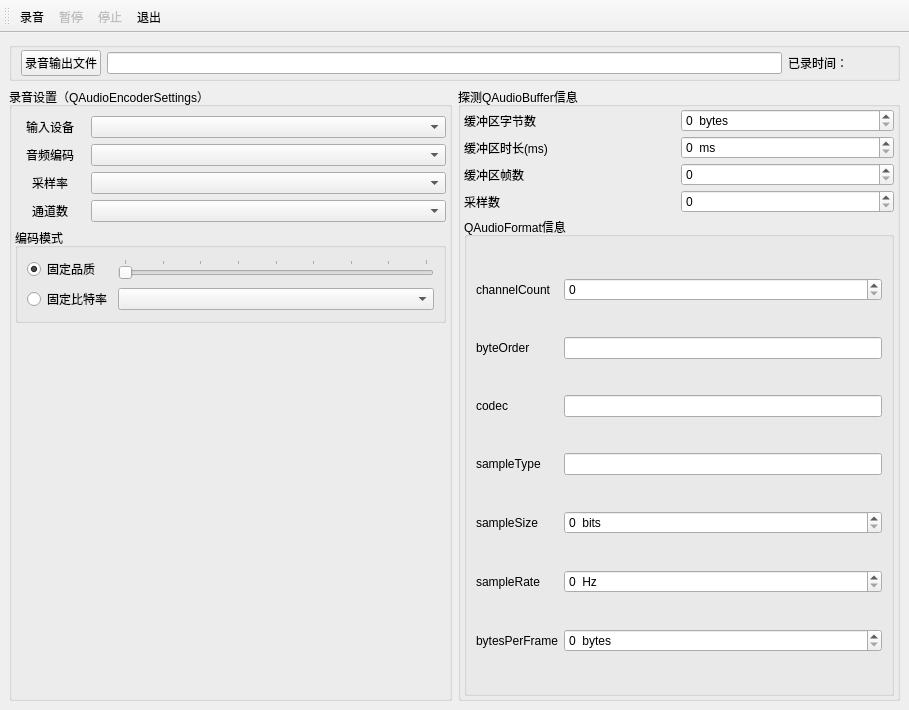
<?xml version="1.0" encoding="UTF-8"?>
<ui version="4.0">
 <class>MainWindow</class>
 <widget class="QMainWindow" name="MainWindow">
  <property name="geometry">
   <rect>
    <x>0</x>
    <y>0</y>
    <width>909</width>
    <height>710</height>
   </rect>
  </property>
  <property name="windowTitle">
   <string>MainWindow</string>
  </property>
  <widget class="QWidget" name="centralwidget">
   <layout class="QGridLayout" name="gridLayout_5">
    <item row="0" column="0" colspan="2">
     <widget class="QGroupBox" name="groupBox_3">
      <property name="title">
       <string/>
      </property>
      <layout class="QHBoxLayout" name="horizontalLayout">
       <property name="topMargin">
        <number>2</number>
       </property>
       <property name="bottomMargin">
        <number>2</number>
       </property>
       <item>
        <widget class="QPushButton" name="btnGetFile">
         <property name="text">
          <string>录音输出文件</string>
         </property>
         <property name="icon">
          <iconset resource="res.qrc">
           <normaloff>:/images/images/104.bmp</normaloff>:/images/images/104.bmp</iconset>
         </property>
        </widget>
       </item>
       <item>
        <widget class="QLineEdit" name="editOutputFile"/>
       </item>
       <item>
        <widget class="QLabel" name="LabPassTime">
         <property name="minimumSize">
          <size>
           <width>100</width>
           <height>0</height>
          </size>
         </property>
         <property name="text">
          <string>已录时间：</string>
         </property>
        </widget>
       </item>
      </layout>
     </widget>
    </item>
    <item row="1" column="0">
     <widget class="QGroupBox" name="groupBox">
      <property name="title">
       <string>录音设置（QAudioEncoderSettings）</string>
      </property>
      <layout class="QVBoxLayout" name="verticalLayout">
       <property name="leftMargin">
        <number>3</number>
       </property>
       <property name="rightMargin">
        <number>3</number>
       </property>
       <item>
        <layout class="QGridLayout" name="gridLayout">
         <item row="0" column="0">
          <widget class="QLabel" name="label">
           <property name="maximumSize">
            <size>
             <width>70</width>
             <height>16777215</height>
            </size>
           </property>
           <property name="text">
            <string>输入设备</string>
           </property>
           <property name="alignment">
            <set>Qt::AlignCenter</set>
           </property>
          </widget>
         </item>
         <item row="0" column="1">
          <widget class="QComboBox" name="comboDevices"/>
         </item>
         <item row="1" column="0">
          <widget class="QLabel" name="label_2">
           <property name="maximumSize">
            <size>
             <width>70</width>
             <height>16777215</height>
            </size>
           </property>
           <property name="text">
            <string>音频编码</string>
           </property>
           <property name="alignment">
            <set>Qt::AlignCenter</set>
           </property>
          </widget>
         </item>
         <item row="1" column="1">
          <widget class="QComboBox" name="comboCodec"/>
         </item>
         <item row="2" column="0">
          <widget class="QLabel" name="label_3">
           <property name="maximumSize">
            <size>
             <width>70</width>
             <height>16777215</height>
            </size>
           </property>
           <property name="text">
            <string>采样率</string>
           </property>
           <property name="alignment">
            <set>Qt::AlignCenter</set>
           </property>
          </widget>
         </item>
         <item row="2" column="1">
          <widget class="QComboBox" name="comboSampleRate"/>
         </item>
         <item row="3" column="0">
          <widget class="QLabel" name="label_4">
           <property name="maximumSize">
            <size>
             <width>70</width>
             <height>16777215</height>
            </size>
           </property>
           <property name="text">
            <string>通道数</string>
           </property>
           <property name="alignment">
            <set>Qt::AlignCenter</set>
           </property>
          </widget>
         </item>
         <item row="3" column="1">
          <widget class="QComboBox" name="comboChannels"/>
         </item>
        </layout>
       </item>
       <item>
        <widget class="QGroupBox" name="groupBox_2">
         <property name="title">
          <string>编码模式</string>
         </property>
         <layout class="QGridLayout" name="gridLayout_2">
          <item row="1" column="1">
           <widget class="QComboBox" name="comboBitrate"/>
          </item>
          <item row="0" column="0">
           <widget class="QRadioButton" name="radioQuality">
            <property name="text">
             <string>固定品质</string>
            </property>
            <property name="checked">
             <bool>true</bool>
            </property>
           </widget>
          </item>
          <item row="0" column="1">
           <widget class="QSlider" name="sliderQuality">
            <property name="maximum">
             <number>8</number>
            </property>
            <property name="orientation">
             <enum>Qt::Horizontal</enum>
            </property>
            <property name="tickPosition">
             <enum>QSlider::TicksAbove</enum>
            </property>
            <property name="tickInterval">
             <number>1</number>
            </property>
           </widget>
          </item>
          <item row="1" column="0">
           <widget class="QRadioButton" name="radioBitrate">
            <property name="text">
             <string>固定比特率</string>
            </property>
            <property name="checked">
             <bool>false</bool>
            </property>
           </widget>
          </item>
         </layout>
        </widget>
       </item>
       <item>
        <spacer name="verticalSpacer">
         <property name="orientation">
          <enum>Qt::Vertical</enum>
         </property>
         <property name="sizeHint" stdset="0">
          <size>
           <width>20</width>
           <height>40</height>
          </size>
         </property>
        </spacer>
       </item>
      </layout>
     </widget>
    </item>
    <item row="1" column="1">
     <widget class="QGroupBox" name="groupBox_4">
      <property name="title">
       <string>探测QAudioBuffer信息</string>
      </property>
      <layout class="QVBoxLayout" name="verticalLayout_2">
       <property name="spacing">
        <number>4</number>
       </property>
       <property name="leftMargin">
        <number>3</number>
       </property>
       <property name="topMargin">
        <number>2</number>
       </property>
       <property name="rightMargin">
        <number>3</number>
       </property>
       <property name="bottomMargin">
        <number>2</number>
       </property>
       <item>
        <layout class="QGridLayout" name="gridLayout_3">
         <item row="0" column="0">
          <widget class="QLabel" name="label_6">
           <property name="text">
            <string>缓冲区字节数</string>
           </property>
          </widget>
         </item>
         <item row="0" column="1">
          <widget class="QSpinBox" name="spin_byteCount">
           <property name="suffix">
            <string>  bytes</string>
           </property>
           <property name="maximum">
            <number>999999999</number>
           </property>
          </widget>
         </item>
         <item row="1" column="0">
          <widget class="QLabel" name="label_7">
           <property name="text">
            <string>缓冲区时长(ms)</string>
           </property>
          </widget>
         </item>
         <item row="1" column="1">
          <widget class="QSpinBox" name="spin_duration">
           <property name="suffix">
            <string>  ms</string>
           </property>
           <property name="maximum">
            <number>999999999</number>
           </property>
          </widget>
         </item>
         <item row="2" column="0">
          <widget class="QLabel" name="label_8">
           <property name="text">
            <string>缓冲区帧数</string>
           </property>
          </widget>
         </item>
         <item row="2" column="1">
          <widget class="QSpinBox" name="spin_frameCount">
           <property name="maximum">
            <number>999999999</number>
           </property>
          </widget>
         </item>
         <item row="3" column="0">
          <widget class="QLabel" name="label_9">
           <property name="text">
            <string>采样数</string>
           </property>
          </widget>
         </item>
         <item row="3" column="1">
          <widget class="QSpinBox" name="spin_sampleCount">
           <property name="maximum">
            <number>999999999</number>
           </property>
          </widget>
         </item>
        </layout>
       </item>
       <item>
        <widget class="QGroupBox" name="groupBox_5">
         <property name="title">
          <string>QAudioFormat信息</string>
         </property>
         <layout class="QGridLayout" name="gridLayout_4">
          <property name="verticalSpacing">
           <number>4</number>
          </property>
          <item row="0" column="0">
           <widget class="QLabel" name="label_10">
            <property name="text">
             <string>channelCount</string>
            </property>
           </widget>
          </item>
          <item row="0" column="1">
           <widget class="QSpinBox" name="spin_channelCount"/>
          </item>
          <item row="1" column="0">
           <widget class="QLabel" name="label_11">
            <property name="text">
             <string>byteOrder</string>
            </property>
           </widget>
          </item>
          <item row="1" column="1">
           <widget class="QLineEdit" name="edit_byteOrder"/>
          </item>
          <item row="2" column="0">
           <widget class="QLabel" name="label_12">
            <property name="text">
             <string>codec</string>
            </property>
           </widget>
          </item>
          <item row="2" column="1">
           <widget class="QLineEdit" name="edit_codec"/>
          </item>
          <item row="3" column="0">
           <widget class="QLabel" name="label_13">
            <property name="text">
             <string>sampleType</string>
            </property>
           </widget>
          </item>
          <item row="3" column="1">
           <widget class="QLineEdit" name="edit_sampleType"/>
          </item>
          <item row="4" column="0">
           <widget class="QLabel" name="label_14">
            <property name="text">
             <string>sampleSize</string>
            </property>
           </widget>
          </item>
          <item row="4" column="1">
           <widget class="QSpinBox" name="spin_sampleSize">
            <property name="suffix">
             <string>  bits</string>
            </property>
            <property name="maximum">
             <number>999</number>
            </property>
           </widget>
          </item>
          <item row="5" column="0">
           <widget class="QLabel" name="label_15">
            <property name="text">
             <string>sampleRate</string>
            </property>
           </widget>
          </item>
          <item row="5" column="1">
           <widget class="QSpinBox" name="spin_sampleRate">
            <property name="suffix">
             <string>  Hz</string>
            </property>
            <property name="maximum">
             <number>9999999</number>
            </property>
           </widget>
          </item>
          <item row="6" column="0">
           <widget class="QLabel" name="label_16">
            <property name="text">
             <string>bytesPerFrame</string>
            </property>
           </widget>
          </item>
          <item row="6" column="1">
           <widget class="QSpinBox" name="spin_bytesPerFrame">
            <property name="suffix">
             <string>  bytes</string>
            </property>
            <property name="maximum">
             <number>999999</number>
            </property>
           </widget>
          </item>
         </layout>
        </widget>
       </item>
      </layout>
     </widget>
    </item>
   </layout>
  </widget>
  <widget class="QToolBar" name="toolBar">
   <property name="windowTitle">
    <string>toolBar</string>
   </property>
   <property name="toolButtonStyle">
    <enum>Qt::ToolButtonTextUnderIcon</enum>
   </property>
   <attribute name="toolBarArea">
    <enum>TopToolBarArea</enum>
   </attribute>
   <attribute name="toolBarBreak">
    <bool>false</bool>
   </attribute>
   <addaction name="actRecord"/>
   <addaction name="actPause"/>
   <addaction name="actStop"/>
   <addaction name="actQuit"/>
  </widget>
  <action name="actRecord">
   <property name="icon">
    <iconset resource="res.qrc">
     <normaloff>:/images/images/626.bmp</normaloff>:/images/images/626.bmp</iconset>
   </property>
   <property name="text">
    <string>录音</string>
   </property>
   <property name="toolTip">
    <string>录音</string>
   </property>
  </action>
  <action name="actPause">
   <property name="enabled">
    <bool>false</bool>
   </property>
   <property name="icon">
    <iconset resource="res.qrc">
     <normaloff>:/images/images/622.bmp</normaloff>:/images/images/622.bmp</iconset>
   </property>
   <property name="text">
    <string>暂停</string>
   </property>
   <property name="toolTip">
    <string>暂停</string>
   </property>
  </action>
  <action name="actStop">
   <property name="enabled">
    <bool>false</bool>
   </property>
   <property name="icon">
    <iconset resource="res.qrc">
     <normaloff>:/images/images/624.bmp</normaloff>:/images/images/624.bmp</iconset>
   </property>
   <property name="text">
    <string>停止</string>
   </property>
   <property name="toolTip">
    <string>停止</string>
   </property>
  </action>
  <action name="actQuit">
   <property name="icon">
    <iconset resource="res.qrc">
     <normaloff>:/images/images/132.bmp</normaloff>:/images/images/132.bmp</iconset>
   </property>
   <property name="text">
    <string>退出</string>
   </property>
   <property name="toolTip">
    <string>退出</string>
   </property>
  </action>
 </widget>
 <resources>
  <include location="res.qrc"/>
 </resources>
 <connections/>
</ui>
